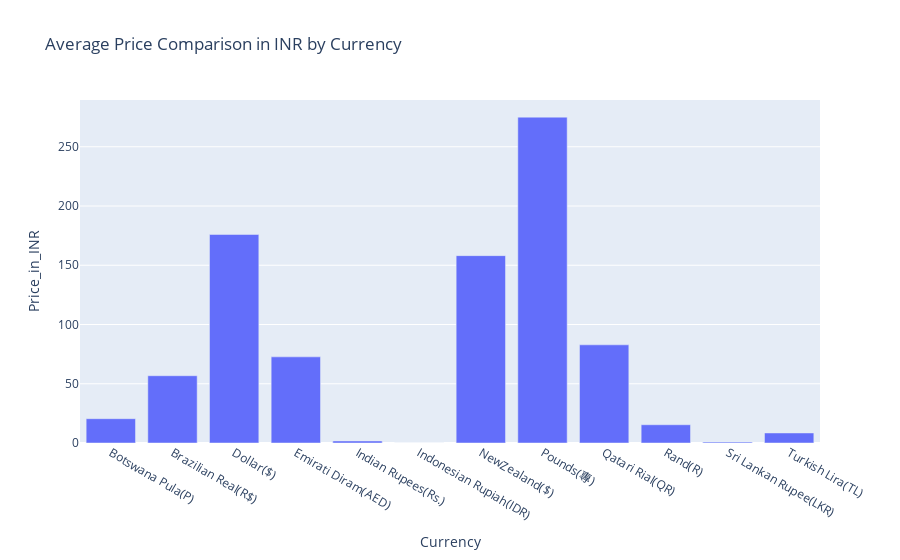

The cell this chart's notebook holds for it:
### Markdown cell above
# TASKS -> 1

### Code cell
average_prices = merged_data.groupby('Currency')['Price_in_INR'].mean().reset_index()

# Plot
fig = px.bar(average_prices, x='Currency', y='Price_in_INR', title='Average Price Comparison in INR by Currency')
fig

### Figure 1 — Plotly figure (JSON) as saved in the notebook; plotly's stock layout.template omitted (floating-point values rounded to 4 significant figures)
{"data": [{"alignmentgroup": "True", "hovertemplate": "Currency=%{x}<br>Price_in_INR=%{y}<extra></extra>", "legendgroup": "", "marker": {"color": "#636efa", "pattern": {"shape": ""}}, "name": "", "offsetgroup": "", "orientation": "v", "showlegend": false, "textposition": "auto", "type": "bar", "x": ["Botswana Pula(P)", "Brazilian Real(R$)", "Dollar($)", "Emirati Diram(AED)", "Indian Rupees(Rs.)", "Indonesian Rupiah(IDR)", "NewZealand($)", "Pounds(專)", "Qatari Rial(QR)", "Rand(R)", "Sri Lankan Rupee(LKR)", "Turkish Lira(TL)"], "xaxis": "x", "y": [20.52, 56.78, 176.0, 72.7, 1.722, 0.01594, 158.1, 275, 82.85, 15.41, 0.741, 8.471], "yaxis": "y"}], "layout": {"barmode": "relative", "legend": {"tracegroupgap": 0}, "title": {"text": "Average Price Comparison in INR by Currency"}, "xaxis": {"anchor": "y", "domain": [0, 1], "title": {"text": "Currency"}}, "yaxis": {"anchor": "x", "domain": [0, 1], "title": {"text": "Price_in_INR"}}}}
